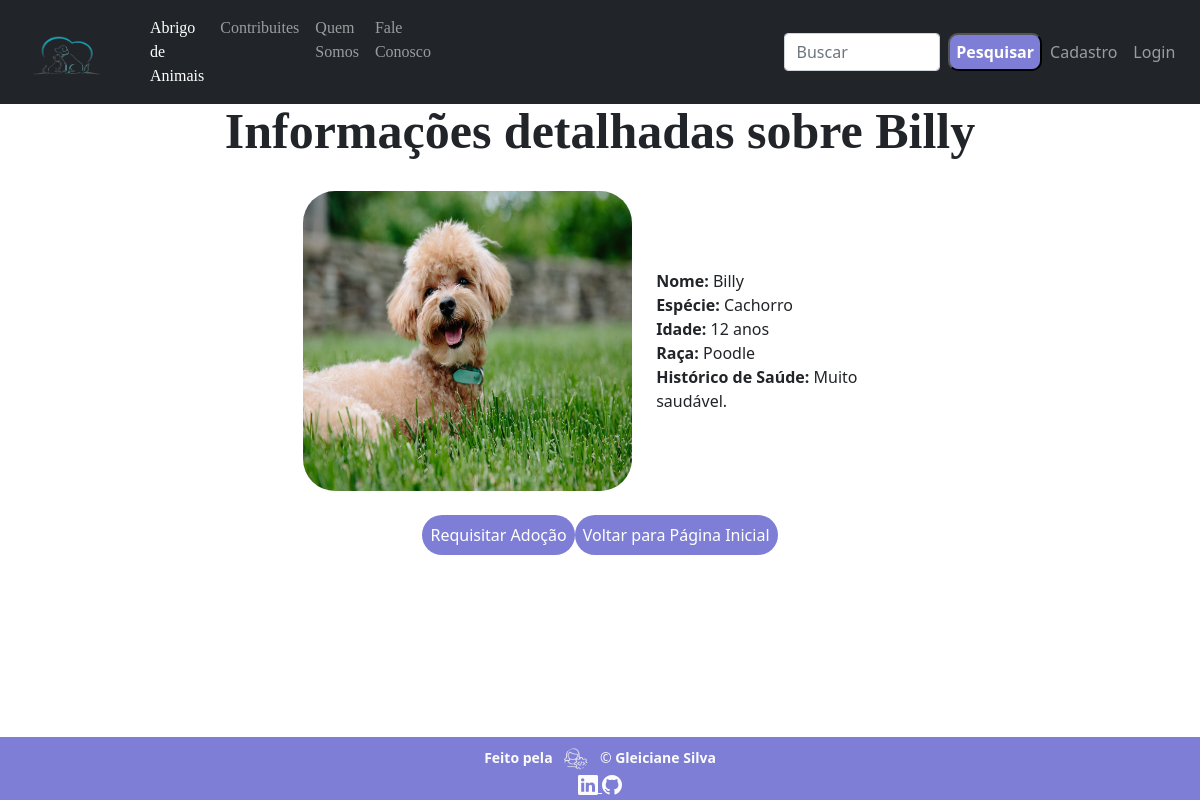
Before: /animais/1 with the older database file.
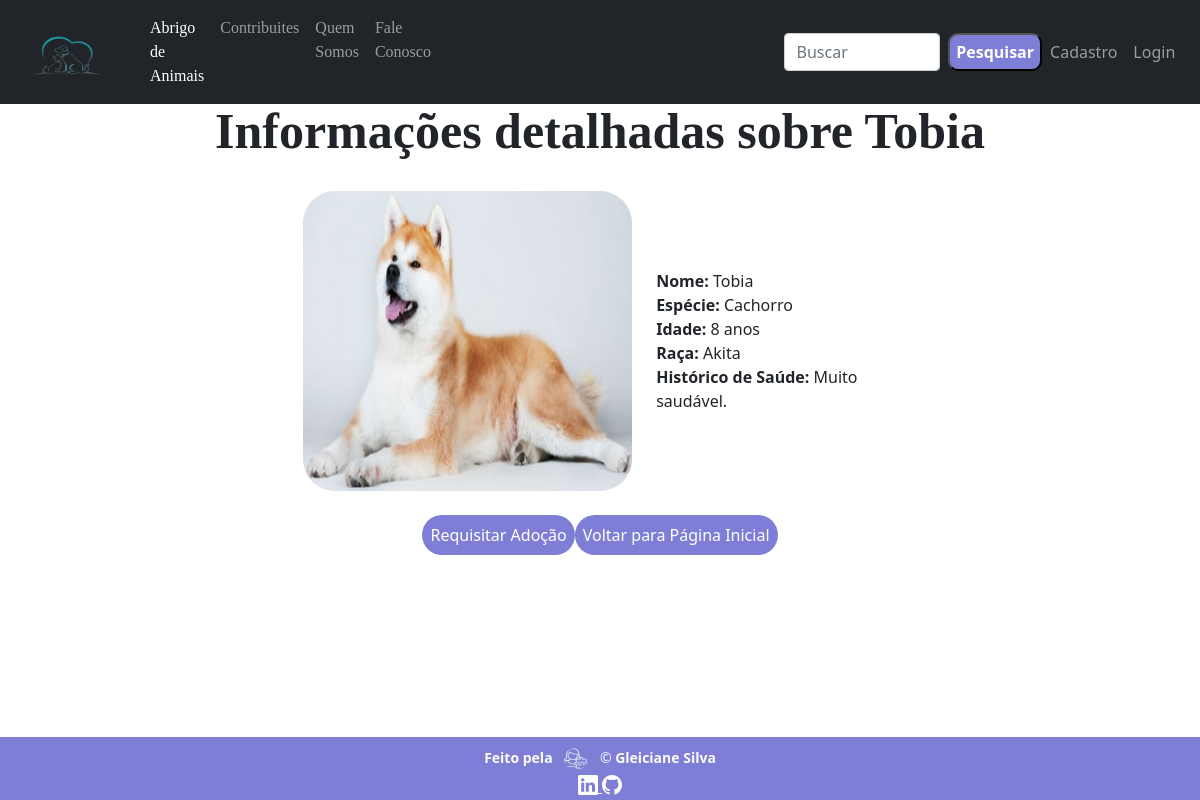
After: the same page with the newer database file.
### animais/models.py (models this page shows, shortened)
class CadastroAnimal(models.Model):
    tipo_espécie = (
        ("Cachorro", "Cachorro"),
        ("Gato", "Gato"),
        ("Outro", "Outro")
    )
    tipo_raça = (
        ("Akita", "Akita"),
        ("Angorá Turco", "Angorá Turco"),
        ("Bobtail Americano", "Bobtail Americano"),
        ("Chihuahua", "Chihuahua"),
        ("Gato Europeu", "Gato Europeu"),
        ("Maltês", "Maltês"),
        ("Mau Egipcioa", "Mau Egipcio"),
        ("Poodle", "Poodle"),
        ("Siamês", "Siamês"),
        ("Siberiano", "Siberiano"),
        ("Shih Tzu", "Shih Tzu"),
        ("Yorkshire Terrie", "Yorkshire Terrie"),
        ("Outro", "Outro")
    )
    nome = models.CharField(max_length=150)
    espécie=models.CharField(max_length=50, choices=tipo_espécie)
    idade=models.IntegerField(validators=[MinValueValidator(0)])
    raça=models.CharField(max_length=100, choices=tipo_raça)
    histórico_de_saúde=models.TextField()
    foto=models.ImageField(upload_to="uploads/", blank=True, null=True)
    class Meta:
        verbose_name = "Formulário de Cadastro de Animal"
        verbose_name_plural = "Formulários de Cadastros de Animais"
        ordering = ["idade"]

### abrigo_animais/views.py (the view)
# urls.py: path("animais/<int:id>", card_animais, name='Card_Animais'),
def card_animais(request, id):
    card = CadastroAnimal.objects.get(id = id)
    return render(request, "card_animais.html", {'card': card})

### abrigo_animais/templates/card_animais.html
{% extends 'index.html' %}
{% load static %}
{% block principal %}
<div class="container">
    <p class="texto__titulo"><strong>Informações detalhadas sobre {{ card.nome }}</strong></p>
    <div class="row d-flex align-items-center justify-content-center mx-3">
            <div class="col-4 rounded">
                <img src="{{ card.foto.url }}" class="rounded-5 w-100" alt="...">
            </div>
            <div class="col-3">
                <strong>Nome:</strong> {{ card.nome }}<br>
                <strong>Espécie:</strong> {{ card.espécie }}<br>
                <strong>Idade:</strong> {{ card.idade }} anos<br>
                <strong>Raça:</strong> {{ card.raça }}<br>
                <strong>Histórico de Saúde:</strong> {{ card.histórico_de_saúde }}<br>
            </div>
    </div>
    <br>
    <div class="card_botao">
        <a href="{% url 'Adoção' %}" class="botao_saiba_mais">Requisitar Adoção</a>
        <a href="{% url 'Abrigo_de_Animais' %}" class="botao_cadastro">Voltar para Página Inicial</a>
    </div>
</div>
{% endblock %}

Changed rows visible on the page:
changed CadastroAnimal "Cachorro": nome "Billy" → "Tobia"; foto: a different picture; idade "12" → "8"; raça "Poodle" → "Akita"
